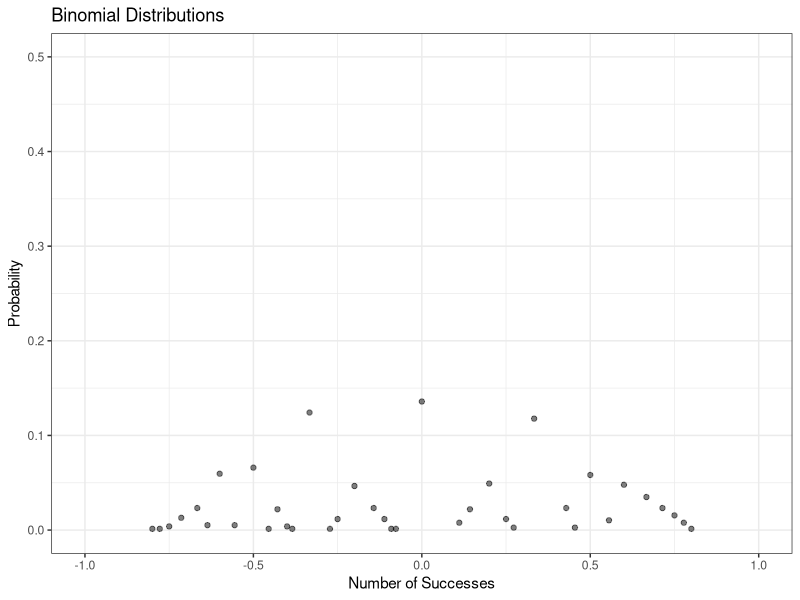
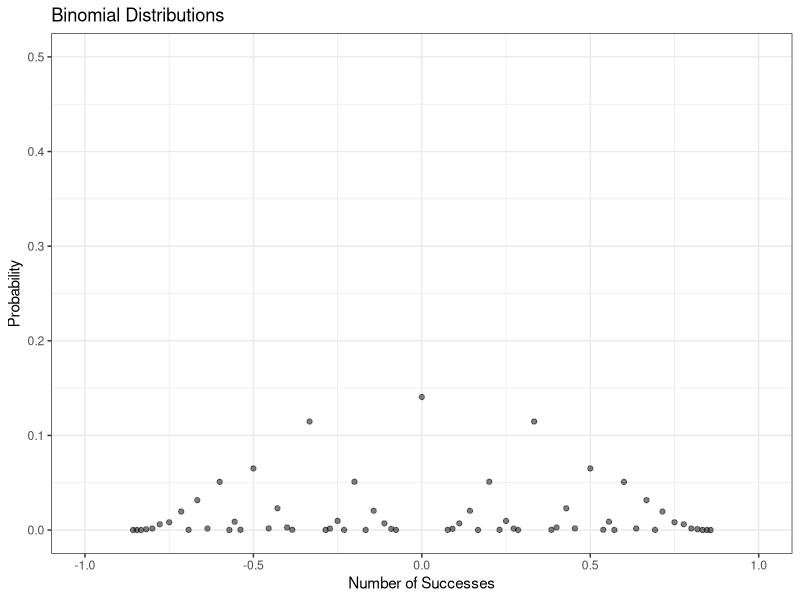
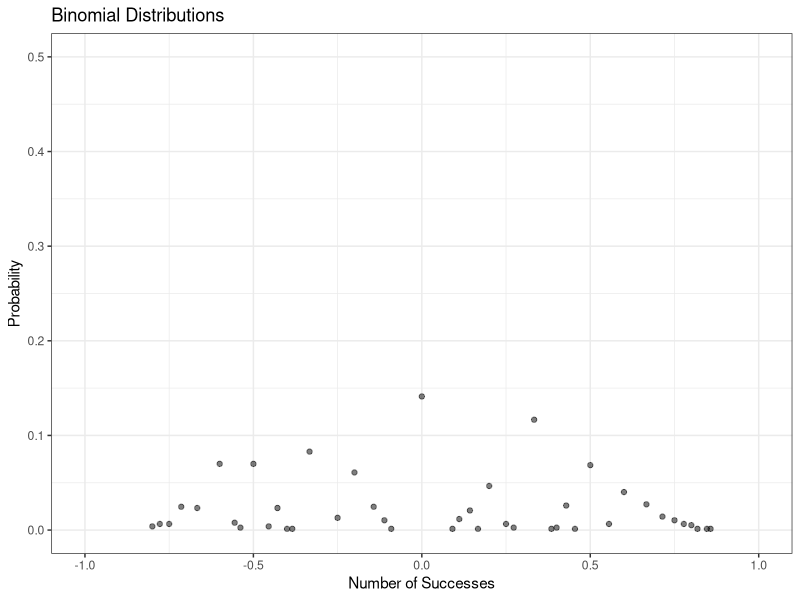
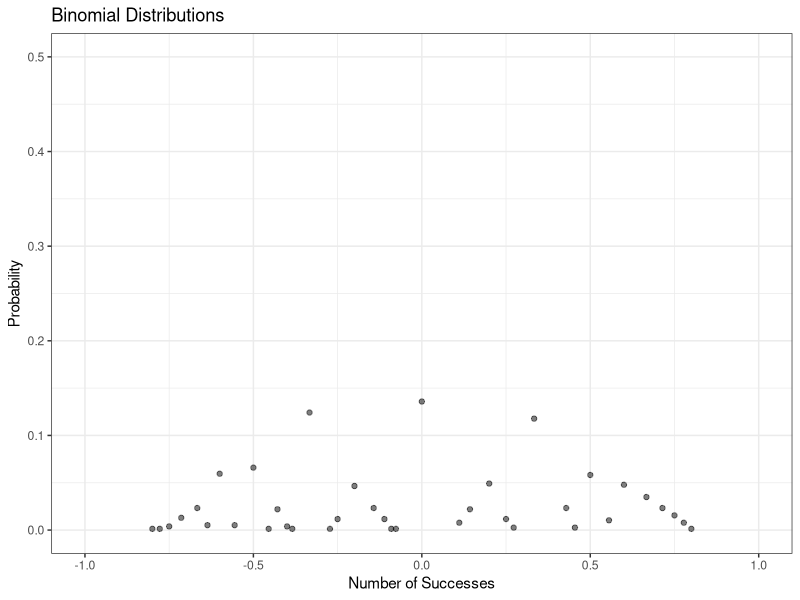
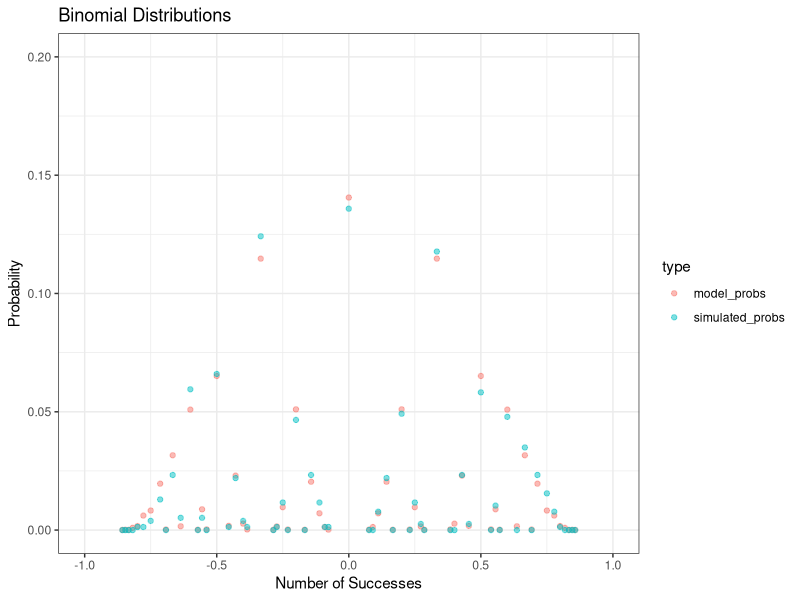
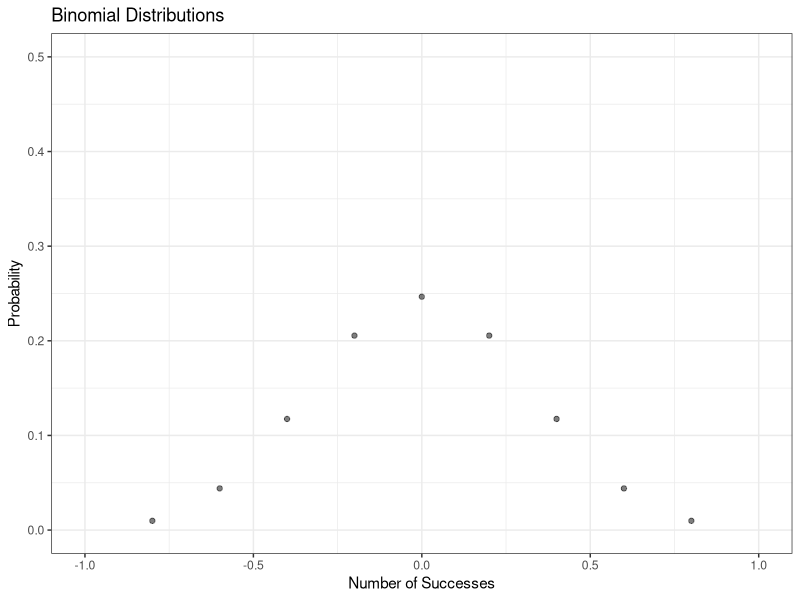
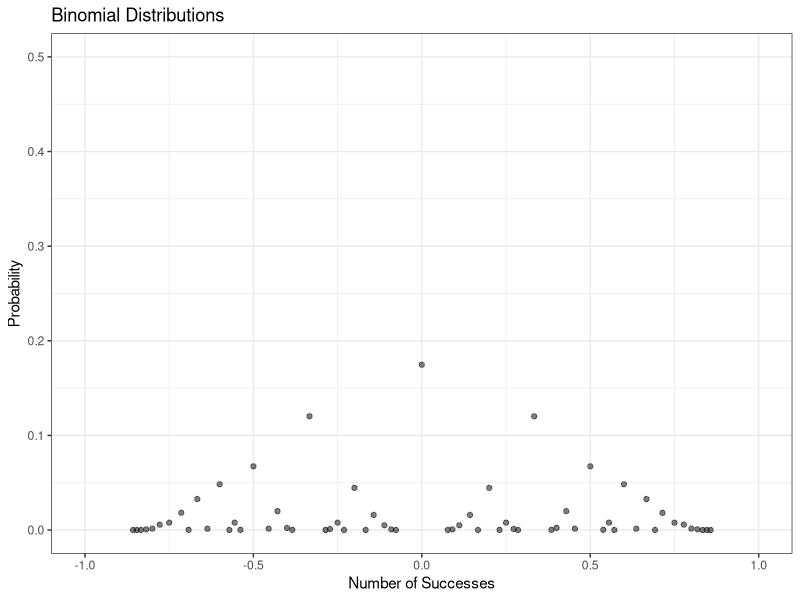
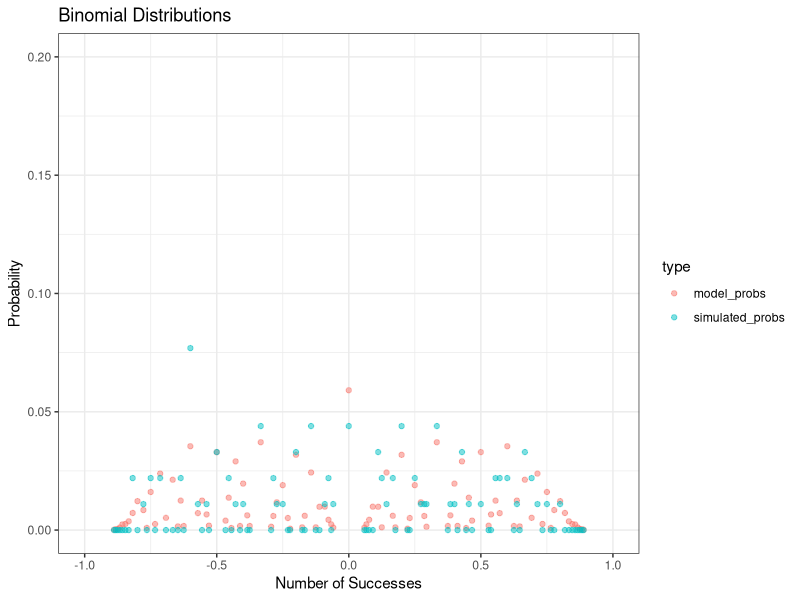

Here is the R script that generated these plots, in order: (Note: a time limit stopped this script after it produced the figures.)
## ---- chunk 1
max_depth <- 200
average_pois <- 5
number_of_sites <- 1000

read_depth_pos <- seq(2,max_depth)
pois_distr <- dpois(read_depth_pos,average_pois)

read_depth_disrt_pois <- sample(read_depth_pos,number_of_sites,replace = TRUE, prob = pois_distr)
as.data.frame(table(read_depth_disrt_pois))


## ---- chunk 2
max_depth <- 200
average_exp <- 4
number_of_sites <- 1000

read_depth_exp <- seq(2,max_depth)
exp_distr <- dexp(read_depth_exp,1/average_exp)


read_depth_distr_exp <- sample(read_depth_exp,number_of_sites,replace = TRUE, prob = exp_distr)
read_depth_distr_exp <- ceiling(rexp(number_of_sites,1/average_exp)) + 1

as.data.frame(table(read_depth_distr_exp))

## ---- chunk 3
pois_distr_gen <- function(max_depth,average_pois, number_of_sites, min_depth = 2){
  read_depth_pos <- seq(min_depth,max_depth)
  pois_distr <- dpois(read_depth_pos,average_pois)
  
  read_depth_disrt_pois <- sample(read_depth_pos,number_of_sites,replace = TRUE, prob = pois_distr)
  
  return(read_depth_disrt_pois)
}
## ---- chunk 4
pois_distr_gen(500, 10, 100)
## ---- chunk 5
snp_simulator_2n_4n <- function(current_ploidy, read_depth_table,central_prop = 0) {
  
  read_depth_table <- as.data.frame(table(read_depth_table))
  read_depth_table$read_depth_table <- as.numeric(as.character(read_depth_table$read_depth_table))

  # Define biallelic frequencies for different ploidies
  biallelic_freqs_diploid <- list(c(0.5, 0.5))
  biallelic_freqs_triploid <- list(c(1/3, 2/3))
  biallelic_freqs_tetraploid <- list(c(0.5,0.5),c(0.25, 0.75))
  

  # Get corresponding biallelic frequencies
  if (current_ploidy == 2) {
    biallelic_freqs <- biallelic_freqs_diploid
    all_props <- snp_gen_non_tetraploid(biallelic_freqs, read_depth_table)
  } else if (current_ploidy == 3) {
    biallelic_freqs <- biallelic_freqs_triploid
    all_props <- snp_gen_non_tetraploid(biallelic_freqs, read_depth_table)
  } else if (current_ploidy == 4){
    biallelic_freqs <- biallelic_freqs_tetraploid
    all_props <- snp_gen_tetraploid(biallelic_freqs, read_depth_table,central_prop)
  }
  colnames(all_props) <- c("read_depth","reads_a","reads_b","prop_a","prop_b")
  all_props$prop_diff <- all_props$prop_a - all_props$prop_b
  return(all_props)
}


snp_gen_non_tetraploid <- function(biallelic_freqs, read_depth_table) {
  # Initialize empty matrix to store allele proportions
  #all_props <- matrix(nrow = n_sites, ncol = 5)
  all_props <- data.frame()
  
  # Simulate for each SNP site
  for (i in 1:nrow(read_depth_table)) {
    read_depth <- read_depth_table[i,1]
    read_depth_freq <- read_depth_table[i,2]
    #print(biallelic_freqs[[1]])
    
    for (site in 1:read_depth_freq) {
      # Sample alleles based on frequencies
      alleles <- sample(c("A", "B"), size = read_depth, prob = biallelic_freqs[[1]], replace = TRUE)
      
      alleles_a <- sum(alleles == "A")
      alleles_b <- sum(alleles == "B")
      
      # Estimate allele proportions
      prop_a <- alleles_a / read_depth
      prop_b <- alleles_b / read_depth  
      
      all_props <- rbind(all_props,c(read_depth,alleles_a,alleles_b,prop_a, prop_b))
    }
  }
  # Return allele proportions
  return(all_props)
}


snp_gen_tetraploid <- function(biallelic_freqs, read_depth_table, central_prop) {
  # Initialize empty matrix to store allele proportions
  #all_props <- matrix(nrow = n_sites, ncol = 5)
  
  out_ward_prop <- (1-central_prop)
  all_props <- data.frame()
  
  # Simulate for each SNP site
  for (i in 1:nrow(read_depth_table)) {
    read_depth <- read_depth_table[i,1]
    read_depth_freq <- read_depth_table[i,2]
    
    biallelic_type_tbl <- table(sample(c("c", "o"), size = read_depth_freq, prob = c(central_prop,out_ward_prop), replace = TRUE))
    
    read_depth_c <- biallelic_type_tbl["c"]
    read_depth_o <- biallelic_type_tbl["o"]
    #print(biallelic_freqs[[1]])
    
    if (!is.na(read_depth_c)) {
      for (site in 1:read_depth_c) {
        # Sample alleles based on frequencies
        alleles <- sample(c("A", "B"), size = read_depth, prob = biallelic_freqs[[1]], replace = TRUE)
        
        alleles_a <- sum(alleles == "A")
        alleles_b <- sum(alleles == "B")
        
        # Estimate allele proportions
        prop_a <- alleles_a / read_depth
        prop_b <- alleles_b / read_depth  
        
        all_props <- rbind(all_props,c(read_depth,alleles_a,alleles_b,prop_a, prop_b))
      }
    }
    #print(!is.na(read_depth_o))
    if (!is.na(read_depth_o)) {
      for (site in 1:read_depth_o) {
        # Sample alleles based on frequencies
        alleles <- sample(c("A", "B"), size = read_depth, prob = biallelic_freqs[[2]], replace = TRUE)
        
        alleles_a <- sum(alleles == "A")
        alleles_b <- sum(alleles == "B")
        
        # Estimate allele proportions
        prop_a <- alleles_a / read_depth
        prop_b <- alleles_b / read_depth  
        
        all_props <- rbind(all_props,c(read_depth,alleles_a,alleles_b,prop_a, prop_b))
      }
    }
  }
  # Return allele proportions
  return(all_props)
}

simulation_table_gen <- function(current_ploidy, read_depth_distrib, central_prop){
  
  simulation_table <- snp_simulator_2n_4n(current_ploidy, read_depth_distrib,central_prop)
  
  inversion_vector <- sample(c(-1,1), size = length(simulation_table$prop_diff),replace = TRUE)
  simulation_table$prop_diff <- simulation_table$prop_diff * inversion_vector
  
  simulation_test_table <- as.data.frame(table(simulation_table$prop_diff))
  simulation_test_table$Var1 <- as.numeric(as.character(simulation_test_table$Var1))
  
  simulation_test_table <- simulation_test_table[!(simulation_test_table$Var1 %in% c(-1,1)),]
  
  simulation_test_table$probs <- simulation_test_table$Freq/sum(simulation_test_table$Freq)
  
  return(simulation_test_table)
  }

## ---- chunk 6
max_depth <- 200
average_pois <- 5
number_of_sites <- 1000

read_depth_pos <- seq(2,max_depth)
pois_distr <- dpois(read_depth_pos,average_pois)

read_depth_disrt_pois <- sample(read_depth_pos,number_of_sites,replace = TRUE, prob = pois_distr)
#as.data.frame(table(read_depth_disrt_pois))

pois_depth_distr <- as.data.frame(table(read_depth_disrt_pois))
pois_depth_distr$read_depth_disrt_pois <- as.numeric(as.character(pois_depth_distr$read_depth_disrt_pois))
pois_depth_distr
## ---- chunk 7
current_ploidy <- 4
read_depth_table <- read_depth_disrt_pois
central_prop <- 0.2

tetraplod_test <- snp_simulator_2n_4n(current_ploidy, read_depth_table,central_prop)

inversion_vector <- sample(c(-1,1), size = length(tetraplod_test$prop_diff),replace = TRUE)
tetraplod_test$prop_diff <- tetraplod_test$prop_diff * inversion_vector

tetraplod_test_table <- as.data.frame(table(tetraplod_test$prop_diff))
tetraplod_test_table$Var1 <- as.numeric(as.character(tetraplod_test_table$Var1))

tetraplod_test_table <- tetraplod_test_table[!(tetraplod_test_table$Var1 %in% c(-1,1)),]

tetraplod_test_table$probs <- tetraplod_test_table$Freq/sum(tetraplod_test_table$Freq)



## ---- chunk 8

library(ggplot2)


# Plot the distributions
ggplot(tetraplod_test_table, aes(x = Var1, y = probs)) +
  geom_point(alpha = 0.5) +  # Line for first distribution  
  labs(title = "Binomial Distributions", 
       x = "Number of Successes", 
       y = "Probability") +
  xlim(-1,1) + 
  ylim(0,0.5) +
  #scale_x_continuous(breaks = seq(0, max(c(n1, n2)), 5)) +  # Adjust x-axis breaks for clarity
  theme_bw()  # Use black and white theme

## ---- chunk 9
compute_base_probability_table <- function(max_read_depth,peak_probs_list){
  
  probability_table <- data.frame()
  
  for (read_depth in c(2:max_read_depth)){
    for (peak_prob_name in names(peak_probs_list)){
      data_r <-restricted_freq_distr_viable(read_depth, peak_probs_list[[peak_prob_name]])
      data_r$peak_type <- peak_prob_name
      #data_r$read_depth <- read_depth
      probability_table <- rbind(probability_table, data_r)
    }
  }
  return(probability_table)
}



restricted_freq_distr_viable <- function(read_depth, peak_probs){
  reads_a <- seq(1,read_depth-1,1)
  reads_b <- seq(read_depth-1,1,-1)
  
  # Strong future optimization of this double binom estimation 
  read_binom_probs_a <- dbinom(reads_a,size = read_depth, prob = peak_probs[1])
  read_binom_probs_b <- dbinom(reads_a,size = read_depth, prob = peak_probs[2])
  
  final_freqs <- (reads_a - reads_b) / read_depth
  
  final_freqs_probs <- (read_binom_probs_a + read_binom_probs_b ) / (sum(read_binom_probs_a,read_binom_probs_b))
  
  final_df <- data.frame(read_depth = read_depth, reads_a = reads_a , reads_b = reads_b,freqs = final_freqs, probs = final_freqs_probs)
  
  return(final_df)
  
}

compute_pmf_probs_4n <- function(base_prob_table, read_depth_distr, central_prop, ploidy_peak_types){
  read_depth_table <- as.data.frame(table(read_depth_distr))
  read_depth_table$depth_prob <- read_depth_table$Freq / sum(read_depth_table$Freq) 
  
  out_ward_prop <- (1-central_prop)
  
  filtered_base_table <- base_prob_table[(base_prob_table$read_depth %in% read_depth_table$read_depth_distr) &
                                         (base_prob_table$peak_type %in% ploidy_peak_types),]
  
  
  filtered_base_table[filtered_base_table$peak_type == "0.5_0.5",c("probs")] <- filtered_base_table[filtered_base_table$peak_type == "0.5_0.5",c("probs")] * central_prop

  filtered_base_table[filtered_base_table$peak_type == "0.25_0.75",c("probs")] <- filtered_base_table[filtered_base_table$peak_type == "0.25_0.75",c("probs")] * out_ward_prop
  
  
  filtered_base_table <- merge(filtered_base_table, read_depth_table, by.x = "read_depth", by.y = "read_depth_distr", all.x = TRUE)
  
  filtered_base_table$corrected_probs <- filtered_base_table$probs * filtered_base_table$depth_prob
  
  final_weights <- aggregate(corrected_probs ~ freqs, filtered_base_table, FUN = sum)
  
  # I rest 1 at the end because read depths of 1 get ignored.....
  #final_weights$probs <- final_weights$probs / (length(read_depth_table$read_depth_distr))
  
  return(final_weights)
}

compute_pmf_probs_2n_3n <- function(base_prob_table, read_depth_distr, ploidy_peak_types){
  read_depth_table <- as.data.frame(table(read_depth_distr))
  read_depth_table$depth_prob <- read_depth_table$Freq / sum(read_depth_table$Freq) 
  
  filtered_base_table <- base_prob_table[(base_prob_table$read_depth %in% read_depth_table$read_depth_distr) &
                                         (base_prob_table$peak_type %in% ploidy_peak_types),]
  
  filtered_base_table <- merge(filtered_base_table, read_depth_table, by.x = "read_depth", by.y = "read_depth_distr", all.x = TRUE)
  
  filtered_base_table$corrected_probs <- filtered_base_table$probs * filtered_base_table$depth_prob
  
  final_weights <- aggregate(corrected_probs ~ freqs, filtered_base_table, FUN = sum)
  
  return(final_weights)
}

generate_model_aggregate_func <- function(base_prob_table, current_ploidy, read_depth_distr,central_prop = 0){


  if (current_ploidy == 2) {
    ploidy_peak_types <- c("0.5_0.5")
    model_pmf_weights <- compute_pmf_probs_2n_3n(base_prob_table, read_depth_distr, ploidy_peak_types)
  } else if (current_ploidy == 3) {
    ploidy_peak_types <- c("0.33_0.66")
    model_pmf_weights <- compute_pmf_probs_2n_3n(base_prob_table, read_depth_distr, ploidy_peak_types)
  } else if (current_ploidy == 4){
    ploidy_peak_types <- c("0.25_0.75","0.5_0.5")
    model_pmf_weights <- compute_pmf_probs_4n(base_prob_table, read_depth_distr, central_prop, ploidy_peak_types)
  }
   return(model_pmf_weights)
}

simple_pmf_function <- function(x, final_pmf_weights){
  if (x %in% final_pmf_weights$freqs){
    return(final_pmf_weights[final_pmf_weights$freqs == x, c("probs")])
  }else{
    return(0)
  }
}

modified_pmf_function <- 

simple_cdf_func <- function(x,weights) {
  # Check if weights is a data frame with columns 'freqs' and 'probs'
  if (!all(c("freqs", "probs") %in% names(weights))) {
    stop("weights must be a data frame with columns 'freqs' and 'probs'")
  }
  
  # Sort weights by 'freqs' in ascending order
  weights <- weights[order(weights$freqs), ]

  
  cdf_probs <-c()
  
  for (val in x){
    #print(val)
    # Initialize cumulative probability
    cdf <- 0
    # Loop through weights and calculate cumulative sum
    for (i in 1:nrow(weights)) {
      if (weights$freqs[i] <= val) {
        cdf <- cdf + weights$probs[i]
      } else {
        cdf_probs <- c(cdf_probs,cdf)
        break  # Stop iterating when freqs exceed x
      }
    }
    #print("Precheck")
    #print(weights$freqs[-1])
    if (val >= tail(weights$freqs,n=1)){
      cdf_probs <- c(cdf_probs,1)       
    }
  }
  return(cdf_probs)
}
## ---- chunk 10
max_read_depth <- 500
peak_probs_list <- list("0.25_0.75"= c(0.25,0.75),"0.5_0.5" = c(0.5,0.5), "0.33_0.66" = c(1/3,2/3))

base_probability_test <- compute_base_probability_table(max_read_depth,peak_probs_list)
## ---- chunk 11
#read_depth_distr <- ceiling(rexp(1000,1/4)) + 1
#read_depth_distr <- read_depth_disrt_pois
read_depth_distr <- tetraplod_test[!(tetraplod_test$prop_diff %in% c(-1,1)),"read_depth"]

central_prop <- 0.2
tetraplod_peak_types <- c("0.25_0.75","0.5_0.5")

final_pmf_weights_test <- compute_pmf_probs_4n(base_probability_test, read_depth_distr, central_prop, tetraplod_peak_types)
sum(final_pmf_weights_test$corrected_probs)
## ---- chunk 12
# Plot the distributions
ggplot(final_pmf_weights_test, aes(x = freqs, y = corrected_probs)) +
  geom_point(alpha = 0.5) +  # Line for first distribution  
  labs(title = "Binomial Distributions", 
       x = "Number of Successes", 
       y = "Probability") +
  xlim(-1,1) + 
  ylim(0,0.5) +
  #scale_x_continuous(breaks = seq(0, max(c(n1, n2)), 5)) +  # Adjust x-axis breaks for clarity
  theme_bw()  # U
## ---- chunk 13
size <- 772

#sampled_freqs <- c(final_pmf_weights_test$freqs,-1,1)
#sampled_probs <- c((final_pmf_weights_test$corrected_probs)*0.8,0.1,0.1)

sampled_freqs <- c(final_pmf_weights_test$freqs)
sampled_probs <- c((final_pmf_weights_test$corrected_probs))


sample_from_theo <- sample(sampled_freqs, size = size, replace = TRUE, prob = sampled_probs)

sample_from_theo_tbl <- as.data.frame(table(sample_from_theo))
sample_from_theo_tbl$probs <- sample_from_theo_tbl$Freq/sum(sample_from_theo_tbl$Freq)

sample_from_theo_tbl$freqs <- as.numeric(as.character(sample_from_theo_tbl$sample_from_theo))

## ---- chunk 14
# Plot the distributions
ggplot(sample_from_theo_tbl, aes(x = freqs, y = probs)) +
  geom_point(alpha = 0.5) +  # Line for first distribution  
  labs(title = "Binomial Distributions", 
       x = "Number of Successes", 
       y = "Probability") +
  xlim(-1,1) + 
  ylim(0,0.5) +
  #scale_x_continuous(breaks = seq(0, max(c(n1, n2)), 5)) +  # Adjust x-axis breaks for clarity
  theme_bw()  # U
## ---- chunk 15
# Plot the distributions
ggplot(tetraplod_test_table, aes(x = Var1, y = probs)) +
  geom_point(alpha = 0.5) +  # Line for first distribution  
  labs(title = "Binomial Distributions", 
       x = "Number of Successes", 
       y = "Probability") +
  xlim(-1,1) + 
  ylim(0,0.5) +
  #scale_x_continuous(breaks = seq(0, max(c(n1, n2)), 5)) +  # Adjust x-axis breaks for clarity
  theme_bw()  # Use black and white theme

## ---- chunk 16

model_simu_merge <- merge(final_pmf_weights_test, tetraplod_test_table, by.x = "freqs", by.y = "Var1", all.x = TRUE)
## ---- chunk 17

merge_with_tol <- function(model_pmf, simulation_pmf, tolerance) {
  
  myDists <- outer(model_pmf$freqs, simulation_pmf$sim_freqs, FUN=function(x, y) abs(x - y))
  matches <- which(myDists <= tolerance, arr.ind=TRUE)
  #print(matches)
  #print(c(length(matches[,"col"]),length(simulation_pmf$sim_freqs)))
  if (length(matches[,"col"]) < length(simulation_pmf$sim_freqs)){
    print("missing fractions in sim_pmf")
    print(c(length(matches[,"col"]),length(simulation_pmf$sim_freqs)))
  }
  
  model_pmf[,colnames(simulation_pmf)] <- NA
  model_pmf[,"probs"] <- 0
  
  model_pmf[matches[,"row"], colnames(simulation_pmf)] <- simulation_pmf[matches[,"col"],]
  
  return(model_pmf)
}

## ---- chunk 18
colnames(tetraplod_test_table) <- c("sim_freqs", "Freq", "probs")

model_simu_merge <- merge_with_tol(final_pmf_weights_test, tetraplod_test_table, tolerance = 1e-10)

plot_mod_simu_merge <- model_simu_merge[,c("freqs", "corrected_probs")]
colnames(plot_mod_simu_merge) <- c("freqs", "probs")
plot_mod_simu_merge$type <- "model_probs"

simu_pdf_corr <- model_simu_merge[,c("freqs", "probs")]
simu_pdf_corr$type <- "simulated_probs"

plot_mod_simu_merge <- rbind(plot_mod_simu_merge, simu_pdf_corr)


## ---- chunk 19
ggplot(plot_mod_simu_merge, aes(x = freqs, y = probs, color = type)) +
  geom_point(alpha = 0.5) +  # Line for first distribution  
  labs(title = "Binomial Distributions", 
       x = "Number of Successes", 
       y = "Probability") +
  xlim(-1,1) + 
  ylim(0,0.2) +
  #scale_x_continuous(breaks = seq(0, max(c(n1, n2)), 5)) +  # Adjust x-axis breaks for clarity
  theme_bw()  # Use black and white theme

## ---- chunk 20

read_depth_distr <- rep(10,1000)
ploidy = 2

test_aggregate_model <- generate_model_aggregate_func(base_probability_test, ploidy, read_depth_distr)

## ---- chunk 21
# Plot the distributions
ggplot(test_aggregate_model, aes(x = freqs, y = corrected_probs)) +
  geom_point(alpha = 0.5) +  # Line for first distribution  
  labs(title = "Binomial Distributions", 
       x = "Number of Successes", 
       y = "Probability") +
  xlim(-1,1) + 
  ylim(0,0.5) +
  #scale_x_continuous(breaks = seq(0, max(c(n1, n2)), 5)) +  # Adjust x-axis breaks for clarity
  theme_bw()  # U
## ---- chunk 22
read_depth_distr <- rep(4,1000)
ploidy = 4
central_prop = 0.1

test_aggregate_model <- generate_model_aggregate_func(base_probability_test, ploidy, read_depth_disrt_pois, central_prop)

## ---- chunk 23
# Plot the distributions
ggplot(test_aggregate_model, aes(x = freqs, y = corrected_probs)) +
  geom_point(alpha = 0.5) +  # Line for first distribution  
  labs(title = "Binomial Distributions", 
       x = "Number of Successes", 
       y = "Probability") +
  xlim(-1,1) + 
  ylim(0,0.5) +
  #scale_x_continuous(breaks = seq(0, max(c(n1, n2)), 5)) +  # Adjust x-axis breaks for clarity
  theme_bw()  # U
## ---- chunk 24
error_model_sim <- function(final_pmf_weights_test,sim_table){
  colnames(sim_table) <- c("sim_freqs", "Freq", "probs")
  model_simu_merge <- merge_with_tol(final_pmf_weights_test, sim_table, tolerance = 1.5e-8)
  
  #print(model_simu_merge)
  
  model_error <- sum(abs(model_simu_merge$corrected_probs-model_simu_merge$probs))
  return(model_error)
}
## ---- chunk 25
error_model_sim(test_aggregate_model, tetraplod_test_table)
## ---- chunk 26


optim_func_4n <- function(central_prop, base_probability_table = base_probability_test, read_depth_distrib = read_depth_distr_test, sim_table = simulation_table){
  
  tetraplod_peak_types <- c("0.25_0.75","0.5_0.5")
  final_pmf_weights_test <- compute_pmf_probs_4n(base_probability_table, read_depth_distrib, central_prop, tetraplod_peak_types)
  
  colnames(sim_table) <- c("sim_freqs", "Freq", "probs")
  model_simu_merge <- merge_with_tol(final_pmf_weights_test, sim_table, tolerance = 1e-8)
  
  #print(model_simu_merge)
  
  model_error <- sum(abs(model_simu_merge$corrected_probs-model_simu_merge$probs))
  return(model_error)
}

c_value_optimization  <- function(sim_table){
  
}

plot_model_simu <- function(central_prop, base_probability_table = base_probability_test, read_depth_distrib = read_depth_distr_test, sim_table = simulation_table){
  
  tetraplod_peak_types <- c("0.25_0.75","0.5_0.5")
  final_pmf_weights_test <- compute_pmf_probs_4n(base_probability_table, read_depth_distrib, central_prop, tetraplod_peak_types)
  
  colnames(sim_table) <- c("sim_freqs", "Freq", "probs")
  model_simu_merge <- merge_with_tol(final_pmf_weights_test, sim_table, tolerance = 1e-8)
  
  plot_mod_simu_merge <- model_simu_merge[,c("freqs", "corrected_probs")]
  colnames(plot_mod_simu_merge) <- c("freqs", "probs")
  plot_mod_simu_merge$type <- "model_probs"
  
  simu_pdf_corr <- model_simu_merge[,c("freqs", "probs")]
  simu_pdf_corr$type <- "simulated_probs"
  
  plot_mod_simu_merge <- rbind(plot_mod_simu_merge, simu_pdf_corr)
  
  ggplot(plot_mod_simu_merge, aes(x = freqs, y = probs, color = type)) +
    geom_point(alpha = 0.5) +  # Line for first distribution  
    labs(title = "Binomial Distributions", 
         x = "Number of Successes", 
         y = "Probability") +
    xlim(-1,1) + 
    ylim(0,0.2) +
    #scale_x_continuous(breaks = seq(0, max(c(n1, n2)), 5)) +  # Adjust x-axis breaks for clarity
    theme_bw()  # Use black and white them
  
}

read_depth_distr_test <- pois_distr_gen(500, 10, 100)
simulation_table <- simulation_table_gen(4, read_depth_distr_test, 0.2)
#simulation_table <- compute_pmf_probs_4n(base_probability_test, read_depth_distr_test, 0.2, c("0.25_0.75","0.5_0.5"))
#simulation_table$probs <- simulation_table$corrected_probs
optim_func_4n(central_prop = 0.2)
## ---- chunk 27
optim(0.5, optim_func_4n,method= "L-BFGS-B" ,lower = 0, upper = 1)
## ---- chunk 28
optim(0.5, optim_func_4n,method= "Brent" ,lower = 0, upper = 1)$par
## ---- chunk 29
plot_model_simu(central_prop = 0.2)
## ---- chunk 30
max_depth <- 200
average_pois <- 15
number_of_sites <- 2000

read_depth_pos <- seq(2,max_depth)
pois_distr <- dpois(read_depth_pos,average_pois)

read_depth_disrt_pois <- sample(read_depth_pos,number_of_sites,replace = TRUE, prob = pois_distr)
#as.data.frame(table(read_depth_disrt_pois))

#pois_depth_distr <- as.data.frame(table(read_depth_disrt_pois))
#pois_depth_distr$read_depth_disrt_pois <- as.numeric(as.character(pois_depth_distr$read_depth_disrt_pois))

current_ploidy <- 3
central_prop <- 0.8

sim_table_02 <- simulation_table_gen(current_ploidy, read_depth_disrt_pois, central_prop)
## ---- chunk 31
read_depth_distr_test <- read_depth_disrt_pois
simulation_table <- sim_table_02
optim_func_4n(central_prop = 0.2)
## ---- chunk 32
read_depth_distr_test <- read_depth_disrt_pois
simulation_table <- sim_table_02
optim(0.5, optim_func_4n,method= "L-BFGS-B" ,lower = 0, upper = 1)
## ---- chunk 33
experiment_func <- function(base_probability_table){
  max_depth <- 200
  ploidies_sim <- c(3)
  averages_poisson <- c(5)
  site_numbers <- c(1000)
  c_value <- 0.5
  reps <- 100
  
  evaluation_df <- data.frame()
  
  estimated_iter <- length(ploidies_sim) * length(averages_poisson) * length(site_numbers) * reps * 3
  pb = txtProgressBar(min = 0, max = estimated_iter, initial = 0, style = 3) 
  counter <- 0
  
  for (ploidy in ploidies_sim){
    for (possion_avg in averages_poisson){
      for (site_number in site_numbers){
        for (i in c(1:reps)){
          if (ploidy == 4){
            # read_depth_gen
            read_depth_disrt_pois <- pois_distr_gen(max_depth,possion_avg, site_number)
            sim_table <- simulation_table_gen(ploidy, read_depth_disrt_pois, c_value)
          }else{
            # read_depth_gen
            read_depth_disrt_pois <- pois_distr_gen(max_depth,possion_avg, site_number)
            sim_table <- simulation_table_gen(ploidy, read_depth_disrt_pois, central_prop = 0) 
          }
          
          # Model stuff
          results_df <- model_plodies_evaluator(sim_table, base_probability_table, read_depth_disrt_pois)
          
          results_df$simulation_ploidy <- ploidy
          results_df$simulation_pois_avg <- possion_avg
          results_df$simulation_site_number <- site_number
          results_df$simluation_rep <- i
          
          evaluation_df <- rbind(evaluation_df, results_df)
          setTxtProgressBar(pb,counter)
          counter <- counter + 1
        }
      }
    }
  }
  close(pb)
  return(evaluation_df)
}

model_plodies_evaluator <- function(sim_table, base_probability_table, read_depth_disrt_pois){
  error_vector <- c()
  for (ploidy in c(2,3)){
    model_pmf <- generate_model_aggregate_func(base_probability_table, ploidy, read_depth_disrt_pois)
    model_error <- error_model_sim(model_pmf,sim_table)
    error_vector <- c(error_vector, model_error)
    
  }

  # Tetraplod part
  tetraplod_optim <- optim(0.5, optim_func_4n,method= "L-BFGS-B" ,lower = 0, upper = 1, base_probability_table = base_probability_table, read_depth_distrib = read_depth_disrt_pois,  sim_table = sim_table)
  
  error_vector <- c(error_vector, tetraplod_optim$value)
  
  results_df <- data.frame("model_ploidy" = c(2,3,4), "model_error" = error_vector, "model_c_value" = c(NA,NA,tetraplod_optim$par))
  
  return(results_df)
}
## ---- chunk 34
test_result <- experiment_func(base_probability_test)
## ---- chunk 35
ggplot(test_result, aes(x=model_error, fill=factor(model_ploidy))) +
  geom_histogram(position = 'identity', binwidth = 0.005, alpha = 0.5)
  #scale_fill_manual(values=c("#69b3a2", "#404080")) +
  #theme_ipsum() +
  #labs(fill="")
## ---- chunk 36
n_iter <- 50 # Número de iteraciones del bucle
# Inicializa la barra de progreso
pb <- txtProgressBar(min = 0,      # Valor mínimo de la barra de progreso
                     max = n_iter, # Valor máximo de la barra de progreso
                     style = 3,    # Estilo de la barra (también style = 1 y style = 2)
                     width = 50,   # Ancho de la barra. Por defecto: getOption("width")
                     char = "=")   # Carácter usado para crear la barra

for(i in 1:n_iter) {

    #-------------------
    # Aquí va tu código:
    #-------------------
  
    Sys.sleep(0.1) # Borra esta línea y añade tu código
  
    #-------------------
 
    # Actualiza la barra de progreso al estado actual
    setTxtProgressBar(pb, i)
}

close(pb) # Cerramos la conexión
